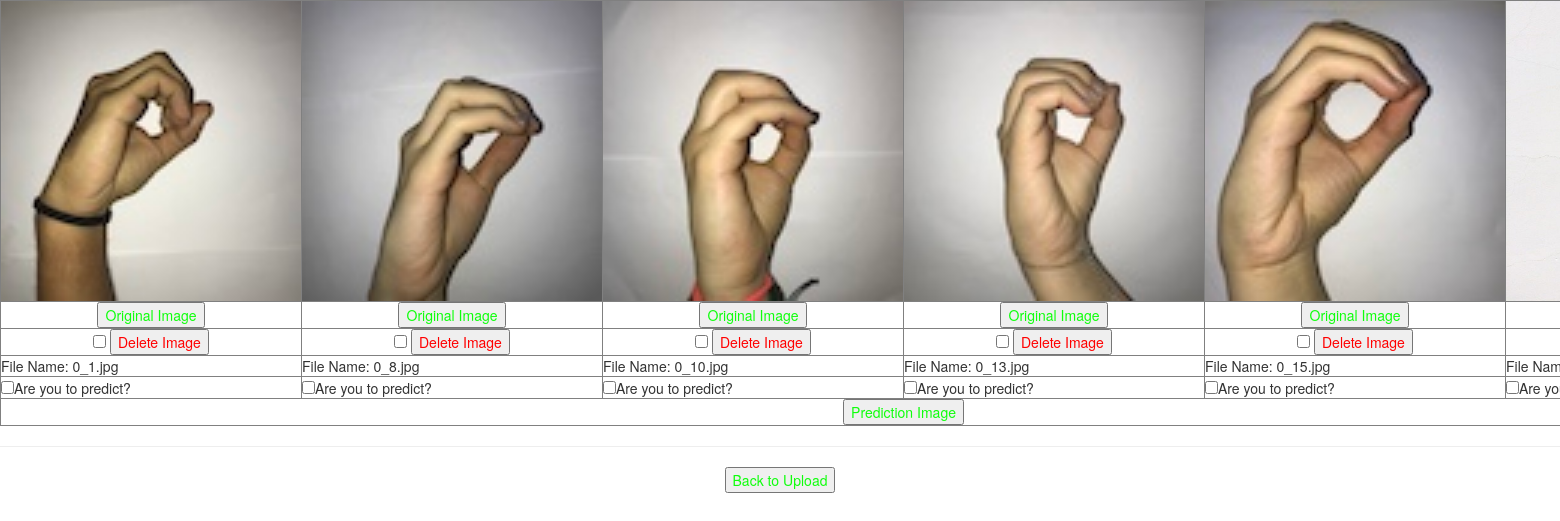
The page /hello/show/ on the database its author committed.
### hello/models.py (models this page shows)
class Img(models.Model):
    img = models.ImageField(upload_to='img')
    name = models.CharField(max_length=100)

### hello/views.py (the view)
# urls.py: path('show/', views.showImg),
def showImg(request):
    imgs = Img.objects.all()
    content = {
        'imgs': imgs,
        'port': request.META['SERVER_PORT'],
        'host': request.get_host(),
    }
    for i in imgs:
        print("qiulongquan_url={}".format(i.img.url))
    return render(request, 'hello/showing.html', content)

### hello/templates/hello/showing.html (shortened to what this page needs)
<!DOCTYPE html>
<html lang="en">
<head>
  <link rel="stylesheet" href="/static/css/style.css" />
  <link rel="stylesheet" href="/static/css/bootstrap.min.css" /> </head>
<body>
  <table align="center" border="1">
    <tr> {% for img in imgs %}
      <td><img src="http://{{ host }}/static/{{ img.img }}" alt="画像" width="300" height="300" border="0" /> </td> {% endfor %} </tr>
    <tr> {% for img in imgs %}
      <td align="center"><a href="/static/{{ img.img }}" style="color:#0fff0c;"><button>Original Image</button></a></td> {% endfor %} </tr>
    <form action="/hello/delete/" method="POST" name="delete"> {% csrf_token %}
      <tr> {% for img in imgs %}
        <td align="center" class="name_color_red"> <input type="checkbox" name="checks[]" value={{img.id}}> <input type="submit" name=delete onclick="del_confirm()" value="Delete Image"></td>{% endfor %} </tr>
    </form>
    <tr> {% for img in imgs %}
      <td>File Name: {{ img.name }}</td> {% endfor %} </tr>
    <form action="/hello/prediction/" method="POST" name="prediction"> {% csrf_token %}
      <tr> {% for img in imgs %}
        <td><input type="checkbox" name="checks[]" value={{forloop.counter0}}>Are you to predict?</td> {% endfor %} </tr>
      <tr>
        <td align="center" colspan="6"><input type="submit" style="color:#0fff0c;" value="Prediction Image"></td>
      </tr>
    </form>
  </table>
  <HR>
  <table align="center">
    <td><a href="/hello/upload" style="color:#0fff0c;"><button>Back to Upload</button></a></td>
  </table>
</body>
</html>

### static/css/style.css (style rules this page uses)
.name_color_red { color: red; }

### rows shown on the page
Img: img (picture), name "0_1.jpg"
Img: img (picture), name "0_8.jpg"
Img: img (picture), name "0_10.jpg"
Img: img (picture), name "0_13.jpg"
Img: img (picture), name "0_15.jpg"
Img: img (picture)
